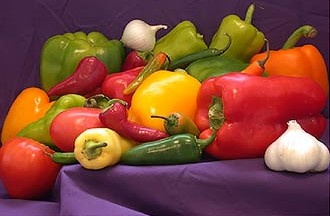
//> input picture Problem Statement/PS1/1506626072472.jpg, 330 x 216 px
$ ./Problem1p1   (built with g++ and OpenCV 4)
//> lines starting //> are read from the running program, lines starting //| are printed output that depends on the picture
#include "opencv2/highgui/highgui.hpp"
#include "opencv2/imgproc/imgproc.hpp"
#include <iostream>
#include <stdio.h>
#include <ctime>

using namespace std;
using namespace cv;

int main()
{
	srand(time(NULL));
	int i,j,k,l,c=0,a[9];
	Mat img=imread("1506626072472.jpg", 1 );
//> img is the input picture: 216 rows x 330 cols, CV_8UC3; mean B, G, R 56, 71.7, 129.5
	Mat img2(img.rows,img.cols,CV_8UC3,Scalar(0,0,0));
	Mat img3(img.rows/3,img.cols/3,CV_8UC3,Scalar(0,0,0));
	Mat img4(img.rows,img.cols,CV_8UC3,Scalar(0,0,0));

	for(l=0;l<9;l++)
		{
			a[l]=0;
		}

	while(1)
	{
		k=rand()%9;
		if(a[k]!=1)
		{
			a[k]=1;
			for(i=0;i<img.rows/3;i++)
			{
				for(j=0;j<img.cols/3;j++)
				{
					img2.at<Vec3b>(((c/3)*img.rows/3)+i,((c%3)*img.cols/3)+j)[0]=img.at<Vec3b>(((k/3)*img.rows/3)+i,((k%3)*img.cols/3)+j)[0];
					img2.at<Vec3b>(((c/3)*img.rows/3)+i,((c%3)*img.cols/3)+j)[1]=img.at<Vec3b>(((k/3)*img.rows/3)+i,((k%3)*img.cols/3)+j)[1];
					img2.at<Vec3b>(((c/3)*img.rows/3)+i,((c%3)*img.cols/3)+j)[2]=img.at<Vec3b>(((k/3)*img.rows/3)+i,((k%3)*img.cols/3)+j)[2];
				}
			}
			c++;
		}
		if(c==9)
		{
			break;
		}
	}
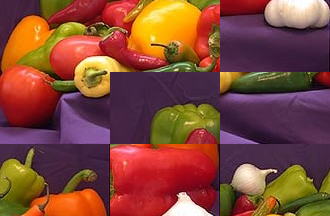
//> img2: 216 rows x 330 cols, CV_8UC3; mean B, G, R 56, 71.7, 129.5
//> after the loop, c = 9

	for(k=0;k<9;k++)
	{
		for(i=0;i<img.rows/3;i++)
		{
			for(j=0;j<img.cols/3;j++)
			{
				img3.at<Vec3b>(i,j)[0]=img2.at<Vec3b>((k/3)*img.rows/3+i,(k%3)*img.cols/3+j)[0];
				img3.at<Vec3b>(i,j)[1]=img2.at<Vec3b>((k/3)*img.rows/3+i,(k%3)*img.cols/3+j)[1];
				img3.at<Vec3b>(i,j)[2]=img2.at<Vec3b>((k/3)*img.rows/3+i,(k%3)*img.cols/3+j)[2];
			}
		}
		Mat result(img2.rows-img3.rows+1,img2.cols-img3.cols+1,CV_8UC1,Scalar(0));
  		matchTemplate( img, img3, result, CV_TM_SQDIFF );
  		double minVal,maxVal;Point maxLoc,minLoc;
  		minMaxLoc( result, &minVal, &maxVal, &minLoc, &maxLoc);

  		for(i=0;i<img.rows/3;i++)
		{
			for(j=0;j<img.cols/3;j++)
			{
				img4.at<Vec3b>(minLoc.y+i,minLoc.x+j)[0]=img3.at<Vec3b>(i,j)[0];
				img4.at<Vec3b>(minLoc.y+i,minLoc.x+j)[1]=img3.at<Vec3b>(i,j)[1];
				img4.at<Vec3b>(minLoc.y+i,minLoc.x+j)[2]=img3.at<Vec3b>(i,j)[2];
			}
		}
	}
//> this loop made 9 passes
//> (maxVal, minLoc, maxLoc) on passes 1 to 9: (284135744, Point(0, 72), Point(220, 133)), (244072816, Point(110, 72), Point(200, 134)), (297112000, Point(220, 144), Point(133, 49)), (243449232, Point(0, 144), Point(135, 49)), (243446784, Point(0, 0), Point(86, 76)), (261592672, Point(110, 144), Point(75, 74)), (253475616, Point(220, 0), Point(86, 74)), (243795296, Point(220, 72), Point(217, 122)), (229136016, Point(110, 0), Point(83, 75))
//> pass 1, `matchTemplate( img, img3, result, CV_TM_SQDIFF );`:
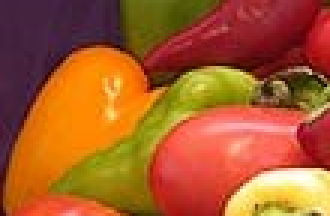
//> img3: 72 rows x 110 cols, CV_8UC3 (shown 3 times larger); mean B, G, R 41.6, 90.7, 167.8
//> pass 1, `matchTemplate( img, img3, result, CV_TM_SQDIFF );`:
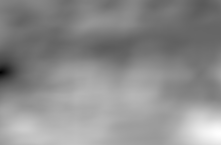
//> result: 145 rows x 221 cols, CV_32FC1; min 0, max 284135744, mean 156839104; drawn with min black and max white
//> pass 2, `matchTemplate( img, img3, result, CV_TM_SQDIFF );`:
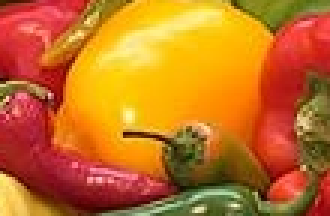
//> img3: 72 rows x 110 cols, CV_8UC3 (shown 3 times larger); mean B, G, R 34.8, 112.3, 194.8
//> pass 2, `matchTemplate( img, img3, result, CV_TM_SQDIFF );`:
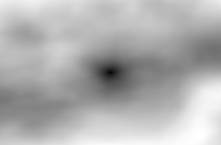
//> result: 145 rows x 221 cols, CV_32FC1; min 0, max 244072816, mean 169302400; drawn with min black and max white
//> after the loop:
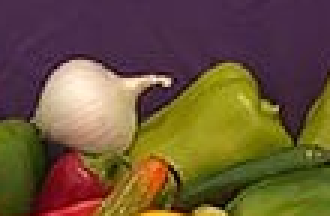
//> img3: 72 rows x 110 cols, CV_8UC3 (shown 3 times larger); mean B, G, R 55.9, 83.6, 105.5


	namedWindow("win",WINDOW_AUTOSIZE);
	imshow("win",img);
	waitKey(0);
	imshow("win",img2);
	waitKey(0);
	imshow("win",img4);
	waitKey(0);
	return 0;
}
